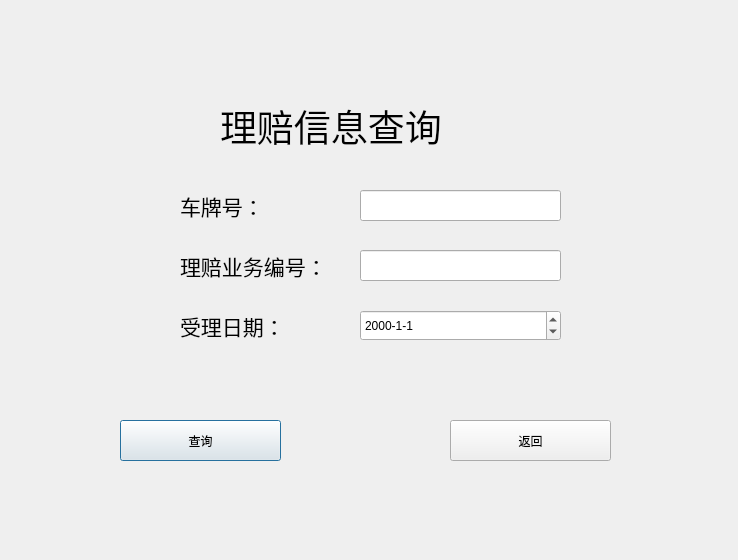
<?xml version="1.0" encoding="UTF-8"?>
<ui version="4.0">
 <class>ClaimSearchDialog</class>
 <widget class="QDialog" name="ClaimSearchDialog">
  <property name="geometry">
   <rect>
    <x>0</x>
    <y>0</y>
    <width>738</width>
    <height>560</height>
   </rect>
  </property>
  <property name="windowTitle">
   <string>Dialog</string>
  </property>
  <widget class="QPushButton" name="pushButton">
   <property name="geometry">
    <rect>
     <x>120</x>
     <y>420</y>
     <width>161</width>
     <height>41</height>
    </rect>
   </property>
   <property name="text">
    <string>查询</string>
   </property>
  </widget>
  <widget class="QLineEdit" name="lineEdit_17">
   <property name="geometry">
    <rect>
     <x>360</x>
     <y>250</y>
     <width>201</width>
     <height>31</height>
    </rect>
   </property>
  </widget>
  <widget class="QLineEdit" name="lineEdit_16">
   <property name="geometry">
    <rect>
     <x>360</x>
     <y>190</y>
     <width>201</width>
     <height>31</height>
    </rect>
   </property>
  </widget>
  <widget class="QPushButton" name="pushButton_2">
   <property name="geometry">
    <rect>
     <x>450</x>
     <y>420</y>
     <width>161</width>
     <height>41</height>
    </rect>
   </property>
   <property name="text">
    <string>返回</string>
   </property>
  </widget>
  <widget class="QLabel" name="label_62">
   <property name="geometry">
    <rect>
     <x>180</x>
     <y>240</y>
     <width>181</width>
     <height>51</height>
    </rect>
   </property>
   <property name="font">
    <font>
     <pointsize>16</pointsize>
    </font>
   </property>
   <property name="text">
    <string>理赔业务编号：</string>
   </property>
  </widget>
  <widget class="QLabel" name="label_59">
   <property name="geometry">
    <rect>
     <x>180</x>
     <y>180</y>
     <width>91</width>
     <height>51</height>
    </rect>
   </property>
   <property name="font">
    <font>
     <pointsize>16</pointsize>
    </font>
   </property>
   <property name="text">
    <string>车牌号：</string>
   </property>
  </widget>
  <widget class="QLabel" name="label_61">
   <property name="geometry">
    <rect>
     <x>220</x>
     <y>90</y>
     <width>281</width>
     <height>71</height>
    </rect>
   </property>
   <property name="font">
    <font>
     <pointsize>28</pointsize>
    </font>
   </property>
   <property name="text">
    <string>理赔信息查询</string>
   </property>
  </widget>
  <widget class="QLabel" name="label_63">
   <property name="geometry">
    <rect>
     <x>180</x>
     <y>300</y>
     <width>181</width>
     <height>51</height>
    </rect>
   </property>
   <property name="font">
    <font>
     <pointsize>16</pointsize>
    </font>
   </property>
   <property name="text">
    <string>受理日期：</string>
   </property>
  </widget>
  <widget class="QDateEdit" name="dateEdit">
   <property name="geometry">
    <rect>
     <x>360</x>
     <y>310</y>
     <width>201</width>
     <height>31</height>
    </rect>
   </property>
   <property name="displayFormat">
    <string>yyyy-M-d</string>
   </property>
  </widget>
 </widget>
 <resources/>
 <connections/>
</ui>
